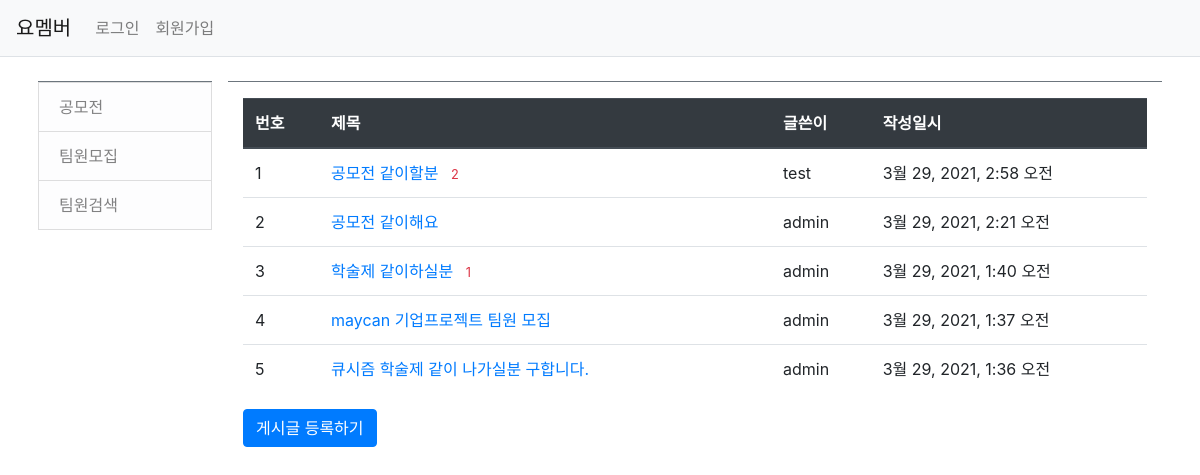
The app's page /yomember/team, older data.
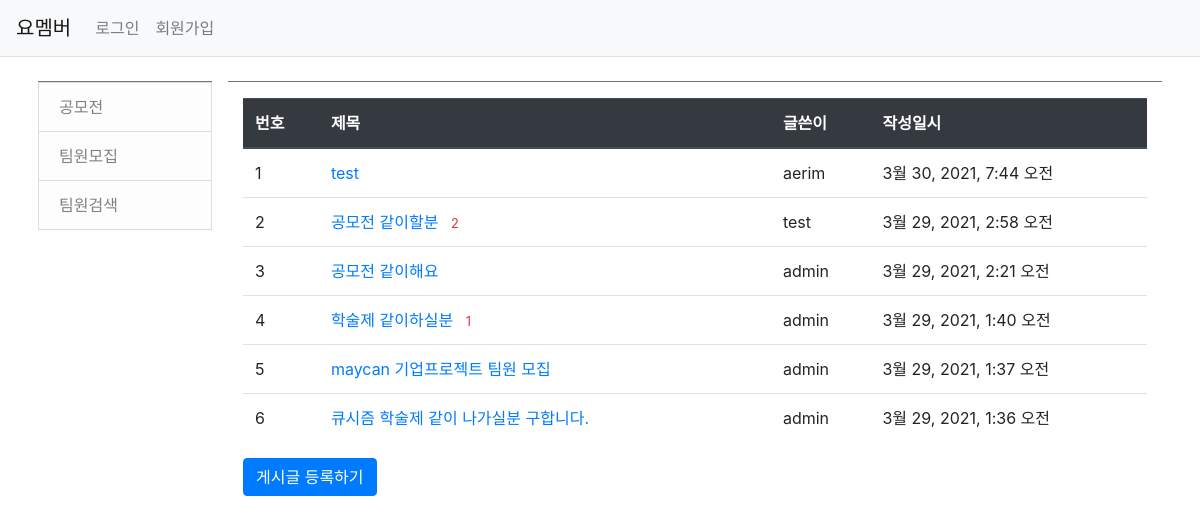
The same page, newer data.
### yomember/models.py (models this page shows, shortened)
class Question(models.Model):
    subject = models.CharField(max_length=200)
    content = models.TextField()
    create_date = models.DateTimeField()
    author = models.ForeignKey(User, on_delete=models.CASCADE)

### yomember/views.py (the view)
# urls.py: path('team', views.team, name='team'),
def team(request):
    question_list = Question.objects.order_by('-create_date')
    context = {'question_list': question_list}
    return render(request, 'yomember/team.html', context)

### templates/yomember/team.html
{% extends 'base.html' %}
{% block content %}
<div class = "container my-3">
    <table class = "table">
        <thead>
        <tr class="thead-dark">
            <th>번호</th>
            <th style="width:50%">제목</th>
            <th>글쓴이</th>
            <th>작성일시</th>
        </tr>
        </thead>
        <tbody>
        {% if question_list %}
        {% for question in question_list %}
        <tr class="text-left">
            <td>{{ forloop.counter }}</td>
            <td class="text-left">
                <a href="{% url 'yomember:detail' question.id %}">{{ question.subject }}</a>
                {% if question.comment_set.count > 0 %}
                <span class="text-danger small ml-2">{{ question.comment_set.count }}</span>
                {% endif %}
            </td>
            <td>{{ question.author.username }}</td>
            <td>{{ question.create_date }}</td>
        </tr>
        {% endfor %}
        {% else %}
        <tr>
            <td colspan="3">게시글이 없습니다.</td>
        </tr>
        {% endif %}
        </tbody>
    </table>
    <a href="{% url 'yomember:question_create' %}" class="btn btn-primary">게시글 등록하기</a>
</div>
{% endblock %}

### templates/base.html (shortened to what this page needs)
{% load static %}
<!DOCTYPE html>
<html lang="ko">
<head>
    <link rel="stylesheet" type="text/css" href="{% static 'bootstrap.min.css' %}">
</head>
<body>
{% include "navbar.html" %}
<div class="container mt-3">
    <div class="row">
        <div class="col-sm-12 col-md-3 col-lg-2 p-2">
            {% include "sidebar.html" %}
        </div>
        <div class="col-sm-12 col-md-9 col-lg-10 p-2">
            <div id="content" class="border-top border-secondary">
                <div class="content_block">
                    {% block content %}
                    {% endblock %}
                </div>
            </div>
        </div>
    </div>
</div>
</body>
</html>

### templates/navbar.html (shortened to what this page needs)
<nav class="navbar navbar-expand-lg navbar-light bg-light border-bottom">
    <a class="navbar-brand" href="{% url 'yomember:index' %}">요멤버</a>
    <div class="collapse navbar-collapse flex-grow-0" id="navbarNav">
        <ul class="navbar-nav">
            <li class="nav-item ">
                {% if user.is_authenticated %}
                <a class="nav-link" href="{% url 'common:logout' %}">{{ user.username }} (로그아웃)</a>
                {% else %}
                <a class="nav-link" href="{% url 'common:login' %}">로그인</a>
                {% endif %}
            </li>
            <li class="nav-item ">
                <a class="nav-link" href="{% url 'common:signup' %}">회원가입</a>
            </li>
        </ul>
    </div>
</nav>

### templates/sidebar.html
<nav id="sidebar" class="border-top border-secondary">
    <div class="list-group">
        <a class="rounded-0 list-group-item list-group-item-action list-group-item-light" href="{% url 'yomember:index' %}">공모전</a>
        <a class="rounded-0 list-group-item list-group-item-action list-group-item-light" href="{% url 'yomember:team' %}">팀원모집</a>
        <a class="rounded-0 list-group-item list-group-item-action list-group-item-light" href="{% url 'yomember:searchMember' %}">팀원검색</a>
    </div>
</nav>

Row changes from the older to the newer data that the page shows:
added Question: subject "test", author.username "aerim", create_date "3월 30, 2021, 7:44 오전"
